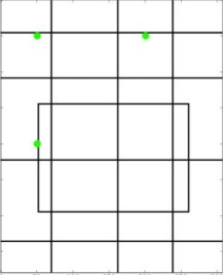
#> input picture Lecture3/Chapter_3/drawing.png, 223 x 275 px
$ python Affine_Transformation.py
#> lines starting #> are read from the running program, lines starting #| are printed output that depends on the picture
import cv2
import numpy as np
from matplotlib import pyplot as plt

img = cv2.imread('drawing.png')
#> img is the input picture: shape (275, 223, 3); mean B, G, R 239.3, 239.8, 239.4
rows, cols, ch = img.shape
#> rows = 275; cols = 223; ch = 3

pts1 = np.float32([[50,50], [200,50], [50,200]])
pts2 = np.float32([[10, 100], [200,50], [100,250]])

M = cv2.getAffineTransform(pts1, pts2)
dst = cv2.warpAffine(img,M,(cols,rows))
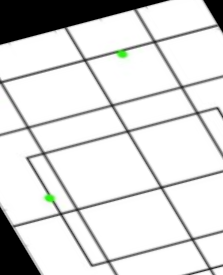
#> dst: shape (275, 223, 3); mean B, G, R 217.8, 218.2, 217.8

plt.subplot(121), plt.imshow(img), plt.title('Input')
plt.subplot(122), plt.imshow(dst), plt.title('Output')
plt.show()
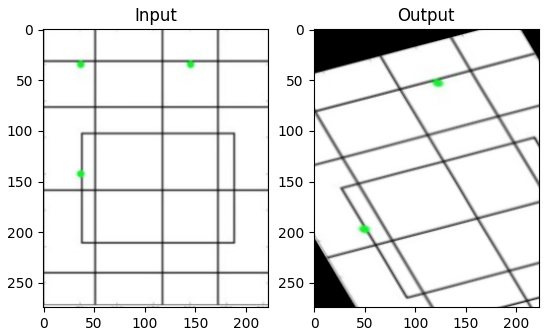
#> figure drawn by matplotlib, 2 panels; B, G, R data is drawn as R, G, B
